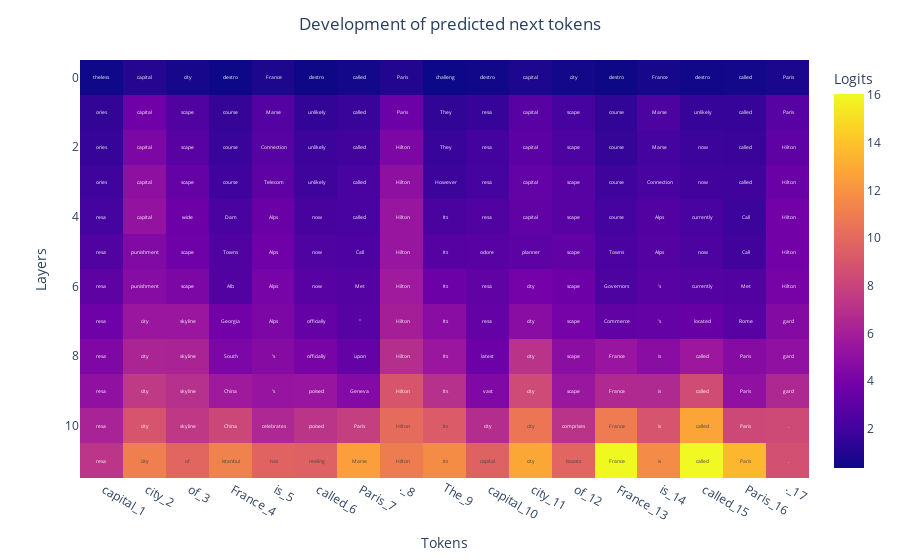

Notebook code cell kept with this figure:
### Markdown cell above
We will now compute the logit difference between the intermediate logits and the final prediction logits, as well as convert them to their corresponding top token. Then, we will plot development of the prediction.

### Code cell
logits_final = []
inter_tokens = []
indices_all = []

for layer in range(model.cfg.n_layers):
    # Converting to probabilities
    probs = logit_lens_final_logits[layer].softmax(dim=-1)
    top_prob, indices = probs.topk(1)
    
    indices_all.append(indices)
    logits_final.append([logit_lens_final_logits[layer, i, index].item() 
                         for i, index in enumerate(indices)])
    top_tokens = [model.to_string(index.item()) for index in indices]
    inter_tokens.append(top_tokens)

logit_diff_results = torch.zeros(model.cfg.n_layers, len(repeated_tokens))
answer_tokens = repeated_tokens.tolist()[1:] + [rep_answer_token]
answers_str_tokens = [f'{model.to_string(answer)}_{ids}' for ids, answer in enumerate(answer_tokens)]

for layer in range(model.cfg.n_layers):
    for position in range(len(logit_lens_final_logits[0])):
        logit_diff_results[layer][position] = logits[0, position, answer_tokens[position]] 
        - logit_lens_final_logits[layer, position, indices_all[layer][position][0]]
logits_final = np.array(logits_final)
answers_str_tokens = np.array(answers_str_tokens)

fig = px.imshow(logits_final[:,1:], labels=dict(x='Tokens', y='Layers', color='Logits'), 
                x=answers_str_tokens[1:], aspect='auto')
fig.update_traces(text=[tokens[1:] for tokens in inter_tokens], texttemplate='%{text}')
fig.update_layout(title_text="Development of predicted next tokens", title_x=0.5)

### Figure 1 — Plotly figure (JSON) as saved in the notebook; plotly's stock layout.template omitted (floating-point values rounded to 4 significant figures; data arrays with more than 128 entries replaced by an {"elided": "..."} marker saying what was removed)
{"data": [{"coloraxis": "coloraxis", "hovertemplate": "Tokens: %{x}<br>Layers: %{y}<br>Logits: %{z}<extra></extra>", "name": "0", "text": {"elided": "12x17 str values"}, "texttemplate": "%{text}", "type": "heatmap", "x": [" capital_1", " city_2", " of_3", " France_4", " is_5", " called_6", " Paris_7", "._8", "The_9", " capital_10", " city_11", " of_12", " France_13", " is_14", " called_15", " Paris_16", "._17"], "xaxis": "x", "yaxis": "y", "z": {"elided": "12x17 float values"}}], "layout": {"coloraxis": {"colorbar": {"title": {"text": "Logits"}}, "colorscale": [[0, "#0d0887"], [0.1111, "#46039f"], [0.2222, "#7201a8"], [0.3333, "#9c179e"], [0.4444, "#bd3786"], [0.5556, "#d8576b"], [0.6667, "#ed7953"], [0.7778, "#fb9f3a"], [0.8889, "#fdca26"], [1, "#f0f921"]]}, "margin": {"t": 60}, "title": {"text": "Development of predicted next tokens", "x": 0.5}, "xaxis": {"anchor": "y", "domain": [0, 1], "title": {"text": "Tokens"}}, "yaxis": {"anchor": "x", "autorange": "reversed", "domain": [0, 1], "title": {"text": "Layers"}}}}
